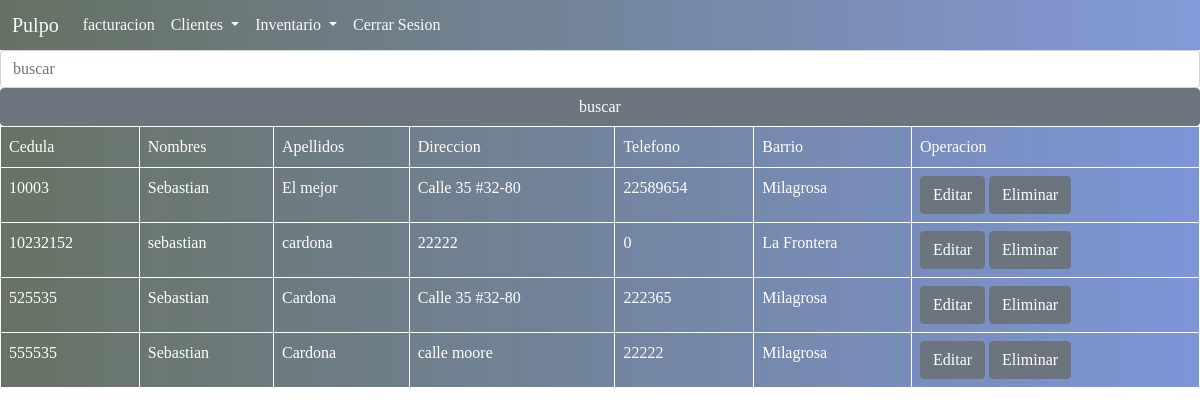
/clientes/buscar.php, run on the app's committed database.
### tables this page shows
CREATE TABLE `cliente` (
  `Cedula_Cliente` varchar(25) NOT NULL,
  `Nombre` varchar(25) DEFAULT NULL,
  `Apellidos` varchar(25) DEFAULT NULL,
  `Direccion` varchar(25) DEFAULT NULL,
  `Telefono` int(13) NOT NULL,
  `BarrioID` int(25) DEFAULT NULL
);

CREATE TABLE `barrio` (
  `ID_Barrio` int(25) NOT NULL,
  `Nombre_barrio` varchar(25) DEFAULT NULL,
  `Comuna` int(25) NOT NULL,
  `idCiudad` int(25) DEFAULT NULL
);

### php/conexion.php (called while the page is built, shortened)
<?php
class Conexion
{
    private $_HOST = 'localhost';
    private $_USERNAME = 'root';
    private $_PASSWORD = '0395';
    private $_DATABASE = 'pulpof';
    private $_con;
    public function __construct()
    {
        $this ->_con = new mysqli($this ->_HOST,
        $this->_USERNAME, $this->_PASSWORD, $this->_DATABASE );
    }
    public function login($sql){
     $res = mysqli_query($this->_con,$sql);
    return $res;
    }
    public function buscar($sql)
    {
        $res = mysqli_query($this->_con, $sql);
        return $res;
    }
}
?>

### php/cliente.php (called while the page is built, shortened)
<?php
 class cliente{
    public function busqueda($busqueda){
        $this->busqueda=$busqueda;
        $sql = "SELECT * FROM `cliente` WHERE `Nombre` LIKE '%$this->busqueda%'  OR `Cedula_Cliente` LIKE '%$this->busqueda%'";
        return $sql;
    }
}
?>

### clientes/buscar.php (the view, shortened to what this page needs)
<?php
include("../php/conexion.php");
include("../php/cliente.php");
$conect = new Conexion();
$client = new cliente();
$busqueda = $_GET['buscar'];
$consulta = $client ->busqueda($busqueda);
$resultado = $conect ->buscar($consulta)
?>
<!DOCTYPE html>
<html lang="en">
<head>
    <link href="https://cdn.jsdelivr.net/npm/bootstrap@5.1.3/dist/css/bootstrap.min.css" rel="stylesheet">
    <link rel="stylesheet" href="../css/estilos.css">
    <link rel="stylesheet" href="../css/estilos_inventario.css">
</head>
<body>
        <div class="container-fuild" >
        <nav class="navbar navbar-expand-lg navbar-light bg-light">
  <div class="container-fluid">
    <a class="navbar-brand text-light" href="#">Pulpo</a>
    <div class="collapse navbar-collapse" id="navbarSupportedContent">
      <ul class="navbar-nav me-auto mb-2 mb-lg-0">
        <li class="nav-item">
        <a class="nav-link text-light" href="../facturacion/create_invoice.php">facturacion</a>
        </li>
        <li class="nav-item dropdown">
          <a class="nav-link dropdown-toggle text-light" href="verClientes.php" id="navbarDropdown" role="button" data-bs-toggle="dropdown" aria-expanded="false">
            Clientes
          </a>
        </li>
        <li class="nav-item dropdown">
          <a class="nav-link dropdown-toggle text-light" href="inventario/producto/inventario.php" id="navbarDropdown" role="button" data-bs-toggle="dropdown" aria-expanded="false">
            Inventario
          </a>
        </li>
        <li class="nav-item">
            <a class="nav-link text-light" href="../php/cerrarsesion.php">Cerrar Sesion</a>
        </li>
      </ul>
    </div>
  </div>
</nav>
<form action="buscar.php" class="row g-0" method="get">
<input class="form-control " type="text" name="buscar" id="buscar" placeholder="buscar" >
<input type="submit" class="btn btn-secondary" value="buscar">
</form>
<table class="table  table-hover">
        <tr>
     <td>Cedula</td>
    <td>Nombres</td>
    <td>Apellidos</td>
    <td>Direccion</td>
    <td>Telefono</td>
    <td>Barrio</td>
    <td>Operacion</td>
    </tr>
    <?php
    While ($row=Mysqli_fetch_assoc($resultado)){
    ?>
    <tr>
   <td> <?php echo $row["Cedula_Cliente"];  ?></td>
   <td> <?php echo $row["Nombre"];  ?></td>
   <td> <?php echo $row["Apellidos"];  ?></td>
   <td> <?php echo $row["Direccion"];  ?></td>
   <td> <?php echo $row["Telefono"];  ?></td>
   <td><?php
$sql = "SELECT `Nombre_barrio` FROM `barrio` WHERE `ID_Barrio`=$row[BarrioID];";
$query = $conect->login($sql);
$result = mysqli_num_rows($query);
?>
     <?php
           if($result > 0){
while ($presentacion = mysqli_fetch_array($query)){
?>
<?php echo $presentacion["Nombre_barrio"];?>
<?php
           }}
           ?></td>
   <td> <a class="btn btn-secondary" href="actualizarCliente.php? id=<?php echo $row["Cedula_Cliente"];  ?>"> Editar</a>
   <a class="btn btn-secondary" href="procesoEliminar.php?id=<?php echo $row["Cedula_Cliente"];  ?>" class="eliminar"> Eliminar</a></td>
   </tr>
    <?php
    } mysqli_free_result($resultado);
    ?>
    </table>
    </div>
</body>
</html>

### CSS/estilos.css (style rules this page uses)
* { margin: 0; padding: 0; box-sizing: border-box; }
body { font-family: Georgia, 'Times New Roman', Times, serif; }
nav { text-align: right; padding: 15px 30px 0 0; position: fixed; top: 0; left: 0; width: 100%; height: 50px; background: hsla(224, 58%, 48%, 0.404); background: -webkit-linear-gradient(to right, hsla(104, 100%, 5%, 0.61),hsla(224, 58%, 48%, 0.603) ); background: linear-gradient(to right, hsla(104, 100%, 5%, 0.61),hsla(224, 58%, 48%, 0.596)); box-sizing: border-box; z-index: 1001; }

### CSS/estilos_inventario.css (style rules this page uses)
* { margin: 0; padding: 0; box-sizing: border-box; }
a { text-decoration: none; }
body { font-family: Georgia, 'Times New Roman', Times, serif; }
table { background: -webkit-linear-gradient(to right, hsla(104, 100%, 5%, 0.61),hsla(224, 58%, 48%, 0.644) ); background: linear-gradient(to right, hsla(104, 100%, 5%, 0.61),hsla(224, 58%, 48%, 0.637)); border: 1px solid; }
table td { border: 1px solid white; }
.table td { color: white; }
.table a { color: white; text-decoration: none; }

### data on the page
cliente: Cedula_Cliente "10003", Nombre "Sebastian", Apellidos "El mejor", Direccion "Calle 35 #32-80", Telefono "22589654"
barrio: Nombre_barrio "Milagrosa"
cliente: Cedula_Cliente "10232152", Nombre "sebastian", Apellidos "cardona", Direccion "22222", Telefono "0"
barrio: Nombre_barrio "La Frontera"
cliente: Cedula_Cliente "525535", Nombre "Sebastian", Apellidos "Cardona", Direccion "Calle 35 #32-80", Telefono "222365"
cliente: Cedula_Cliente "555535", Nombre "Sebastian", Apellidos "Cardona", Direccion "calle moore", Telefono "22222"
